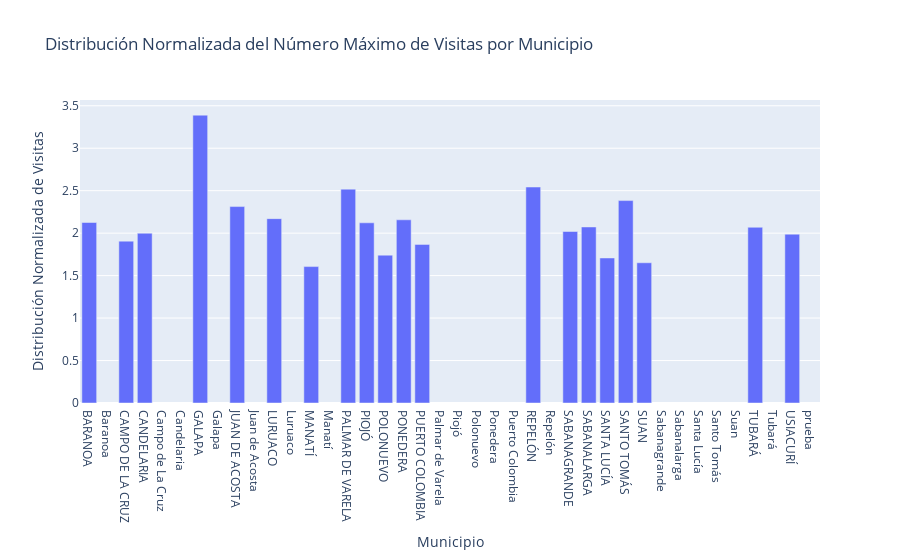

The notebook cell this image was saved under:
### Code cell
# Agrupar por 'Municipio' y calcular el número máximo de 'N° Visita'
municipio_max_visitas = df.groupby('Municipio')['N° Visita'].max().reset_index()

# Calcular la media y desviación estándar por 'Municipio'
mean_std_municipio = df.groupby('Municipio')['N° Visita'].agg(['mean', 'std']).reset_index()

# Unir las estadísticas al DataFrame principal
municipio_max_visitas = municipio_max_visitas.merge(mean_std_municipio, on='Municipio')

# Normalizar los datos (convertir a distribución normal)
municipio_max_visitas['N° Visita Normalizada'] = (municipio_max_visitas['N° Visita'] - municipio_max_visitas['mean']) / municipio_max_visitas['std']

# Crear el gráfico de barras normalizado con Plotly Express
fig = px.bar(
    municipio_max_visitas,
    x='Municipio',
    y='N° Visita Normalizada',
    title='Distribución Normalizada del Número Máximo de Visitas por Municipio',
    labels={
        'Municipio': 'Municipio',
        'N° Visita Normalizada': 'Distribución Normalizada de Visitas'
    }
)

# Mostrar el gráfico
fig.show()

### Figure 1 — Plotly figure (JSON) as saved in the notebook; plotly's stock layout.template omitted (floating-point values rounded to 4 significant figures)
{"data": [{"alignmentgroup": "True", "hovertemplate": "Municipio=%{x}<br>Distribución Normalizada de Visitas=%{y}<extra></extra>", "legendgroup": "", "marker": {"color": "#636efa", "pattern": {"shape": ""}}, "name": "", "offsetgroup": "", "orientation": "v", "showlegend": false, "textposition": "auto", "type": "bar", "x": ["BARANOA", "Baranoa", "CAMPO DE LA CRUZ", "CANDELARIA", "Campo de La Cruz", "Candelaria", "GALAPA", "Galapa", "JUAN DE ACOSTA", "Juan de Acosta", "LURUACO", "Luruaco", "MANATÍ", "Manatí", "PALMAR DE VARELA", "PIOJÓ", "POLONUEVO", "PONEDERA", "PUERTO COLOMBIA", "Palmar de Varela", "Piojó", "Polonuevo", "Ponedera", "Puerto Colombia", "REPELÓN", "Repelón", "SABANAGRANDE", "SABANALARGA", "SANTA LUCÍA", "SANTO TOMÁS", "SUAN", "Sabanagrande", "Sabanalarga", "Santa Lucía", "Santo Tomás", "Suan", "TUBARÁ", "Tubará", "USIACURÍ", "prueba"], "xaxis": "x", "y": [2.125, null, 1.906, 1.999, null, null, 3.389, null, 2.313, null, 2.171, null, 1.606, null, 2.518, 2.122, 1.741, 2.157, 1.868, null, null, null, null, null, 2.543, null, 2.019, 2.073, 1.708, 2.383, 1.651, null, null, null, null, null, 2.069, null, 1.988, null], "yaxis": "y"}], "layout": {"barmode": "relative", "legend": {"tracegroupgap": 0}, "title": {"text": "Distribución Normalizada del Número Máximo de Visitas por Municipio"}, "xaxis": {"anchor": "y", "domain": [0, 1], "title": {"text": "Municipio"}}, "yaxis": {"anchor": "x", "domain": [0, 1], "title": {"text": "Distribución Normalizada de Visitas"}}}}
